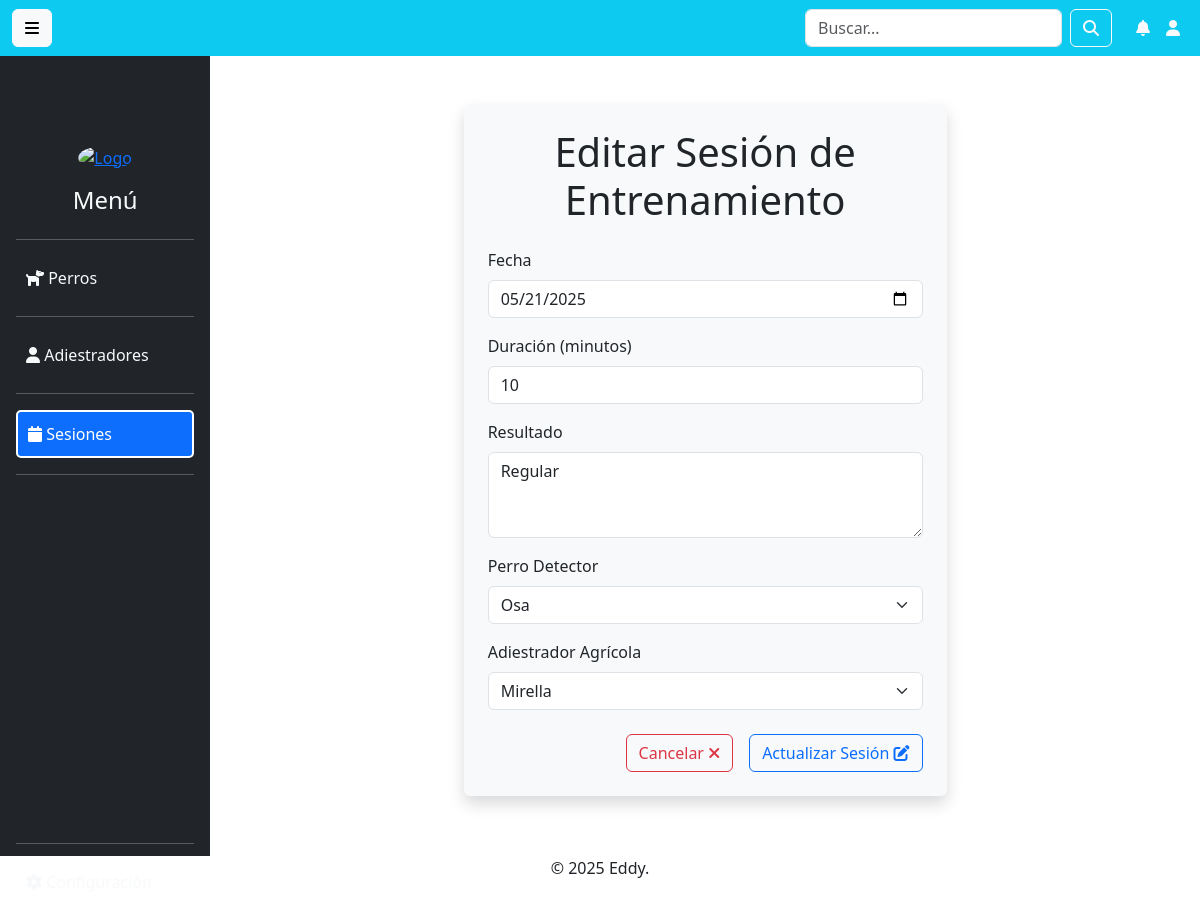
The page /SesionEntrenamiento/editarSesion/1 on the database its author committed.
### Aplicaciones/SesionEntrenamiento/models.py (models this page shows, shortened)
class SesionEntrenamiento(models.Model):
    fecha = models.DateField()
    duracion = models.IntegerField(help_text="Duración en minutos")
    resultado = models.CharField(max_length=255)
    perro = models.ForeignKey(PerroDetector, on_delete=models.CASCADE)
    adiestrador = models.ForeignKey(AdiestradorAgricola, on_delete=models.CASCADE)

### Aplicaciones/PerroDetector/models.py (models this page shows, shortened)
class PerroDetector(models.Model):
    nombre = models.CharField(max_length=255)
    raza = models.CharField(max_length=100)
    edad = models.IntegerField()
    estado = models.CharField(max_length=50, choices=[("En progreso", "En progreso"), ("Certificado", "Certificado")])

### Aplicaciones/AdiestradorAgricola/models.py (models this page shows, shortened)
class AdiestradorAgricola(models.Model):
    nombre = models.CharField(max_length=255)
    especialidad = models.CharField(max_length=100)
    experiencia = models.IntegerField(help_text="Años de experiencia")

### Aplicaciones/SesionEntrenamiento/views.py (the view)
# urls.py: path('editarSesion/<id>', views.editarSesion, name='editarSesion'),
def editarSesion(request, id):
    sesion = SesionEntrenamiento.objects.get(id=id)
    perros = PerroDetector.objects.all()
    adiestradores = AdiestradorAgricola.objects.all()
    return render(request, "SesionesEntrenamiento/editarSesion.html", {"sesion": sesion, "perros": perros, "adiestradores": adiestradores})

### Aplicaciones/SesionEntrenamiento/templates/SesionesEntrenamiento/editarSesion.html (shortened to what this page needs)
{% extends "plantilla.html" %}
{% block contenido %}
<div class="row mt-4">
    <div class="col-md-3"></div>
    <div class="col-md-6 bg-light p-4 rounded shadow">
        <h1 class="text-center mb-4">Editar Sesión de Entrenamiento</h1>
        <form action="{% url 'procesarEdicionSesion' sesion.id %}" method="post">
            <div class="mb-3">
                <label for="fecha" class="form-label">Fecha</label>
                <input type="date" class="form-control" name="fecha" id="fecha" value="{{ sesion.fecha|date:'Y-m-d' }}" required>
            </div>
            <div class="mb-3">
                <label for="duracion" class="form-label">Duración (minutos)</label>
                <input type="number" class="form-control" name="duracion" id="duracion" value="{{ sesion.duracion }}" required>
            </div>
            <div class="mb-3">
                <label for="resultado" class="form-label">Resultado</label>
                <textarea class="form-control" name="resultado" id="resultado" rows="3" required>{{ sesion.resultado }}</textarea>
            </div>
            <div class="mb-3">
                <label for="perro" class="form-label">Perro Detector</label>
                <select class="form-select" name="perro" id="perro" required>
                    {% for perro in perros %}
                        <option value="{{ perro.id }}" {% if sesion.perro.id == perro.id %}selected{% endif %}>{{ perro.nombre }}</option>
                    {% endfor %}
                </select>
            </div>
            <div class="mb-3">
                <label for="adiestrador" class="form-label">Adiestrador Agrícola</label>
                <select class="form-select" name="adiestrador" id="adiestrador" required>
                    {% for adiestrador in adiestradores %}
                        <option value="{{ adiestrador.id }}" {% if sesion.adiestrador.id == adiestrador.id %}selected{% endif %}>{{ adiestrador.nombre }}</option>
                    {% endfor %}
                </select>
            </div>
            <div class="d-grid gap-2 d-md-flex justify-content-md-end mt-4">
                <a href="{% url 'indexSesion' %}" class="btn btn-outline-danger me-md-2">Cancelar <i class="fa fa-times"></i></a>
                <button type="submit" class="btn btn-outline-primary">Actualizar Sesión <i class="fa-solid fa-pen-to-square"></i></button>
            </div>
        </form>
    </div>
    <div class="col-md-3"></div>
</div>
{% endblock contenido %}

### rows shown on the page
SesionEntrenamiento: fecha "05/21/2025", duracion "10", resultado "Regular", perro "Osa", adiestrador "Mirella"
